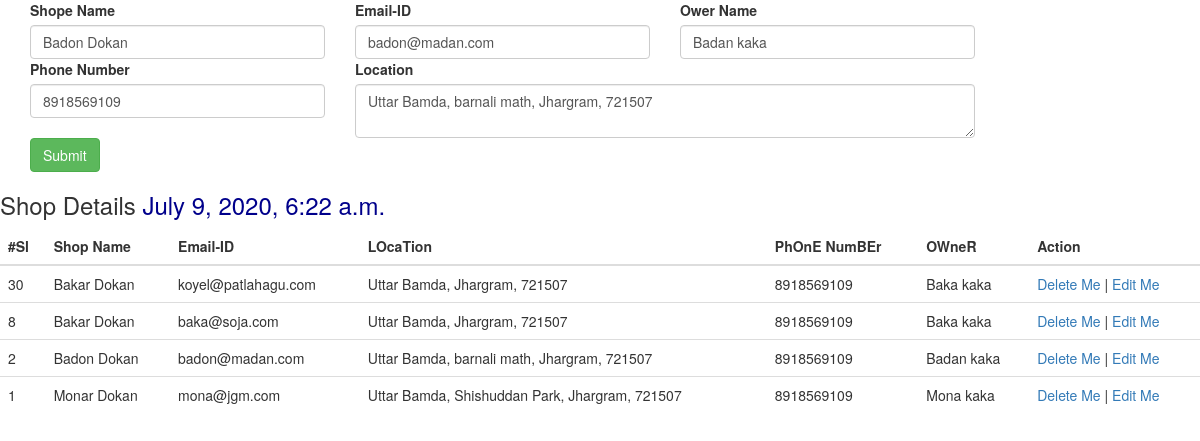
Page /myapp1/hello/2/edit on the committed database.
### myapp1/models.py (models this page shows)
class MyShop(models.Model):
    shop_name = models.CharField(max_length=100)
    shop_email = models.EmailField(max_length=100)
    shop_location = models.TextField()
    shop_phono = models.IntegerField(null=False, blank=False)
    shop_ownner = models.CharField(max_length=100, null=False, blank=False)
    created_at = models.DateTimeField(auto_now=True)
    updated_at = models.DateTimeField(auto_now_add=True)
    class Meta:
        db_table = "ShopDetail"

### myapp1/views.py (the view)
def hello_single(request, id):
    today_time = datetime.datetime.now()
    row = get_object_or_404(MyShop, id = id)
    obj = {"edit": 1, "editval": row, "shopdetails": MyShop.objects.all().order_by('-id'), "datetime": today_time}
    template = loader.get_template('hello.html')
    return HttpResponse(template.render(obj))

### myapp1/templates/hello.html (shortened to what this page needs)
{% extends "layout/layout.html" %}
    {% block content %}
        {% if edit == 1 %}
        <div class="container">
            <form method="post" action="{% url 'shop-update' editval.id %}">
                <div class="row">
                    <div class="col-md-10">
                        <div class="row">
                            <div class="col-md-4">
                                <label for="">Shope Name</label>
                                <input type="text" name="shopname" value="{% if edit == 1 %}{{editval.shop_name}}{% endif %}" id="shopname" class="form-control" placeholder="Shop Name">
                            </div>
                            <div class="col-md-4">
                                <label for="">Email-ID</label>
                                <input type="email" name="emailid" value="{% if edit == 1 %}{{editval.shop_email}}{% endif %}" id="emailid" class="form-control" placeholder="example@yopmail.com">
                            </div>
                            <div class="col-md-4">
                                <label for="">Ower Name</label>
                                <input type="text" name="owername" value="{% if edit == 1 %}{{editval.shop_ownner}}{% endif %}" id="owername" class="form-control" placeholder="Owner Name">
                            </div>
                        </div>
                    </div>
                </div>
                <div class="row">
                    <div class="col-md-10">
                        <div class="row">
                            <div class="col-md-4">
                                <label for="">Phone Number</label>
                                <input type="number" name="phoneno" value="{% if edit == 1 %}{{editval.shop_phono}}{% endif %}" id="phoneno" class="form-control" placeholder="Enter Phone NUmber">
                            </div>
                            <div class="col-md-8">
                                <label for="">Location</label>
                                <textarea name="location" id="location"value="{% if edit == 1 %}{{editval.shop_location}}{% endif %}"class="form-control" placeholder="Enter Your Full LOcation">{% if edit == 1 %}{{editval.shop_location}}{% endif %}</textarea>
                            </div>
                        </div>
                    </div>
                </div>
                <div class="row">
                    <div class="col-md-12 text-left">
                        <button type="submit" class="btn btn-success">Submit</button>
                    </div>
                </div>
            </form>
        </div>
        {% endif %}
        <h3>Shop Details  <span style="color:darkblue">{{datetime}}</span></h3>
        <table style="border: darkred;" class="table table-hover table-border">
            <thead>
                <tr>
                    <th>#Sl</th>
                    <th>Shop Name</th>
                    <th>Email-ID</th>
                    <th>LOcaTion</th>
                    <th>PhOnE NumBEr</th>
                    <th>OWneR</th>
                    <th>Action</th>
                </tr>
            </thead>
            <tbody>
                {% for sd in shopdetails %}
                <tr>
                    <td>{{sd.id}}</td>
                    <td>{{sd.shop_name}}</td>
                    <td>{{sd.shop_email}}</td>
                    <td>{{sd.shop_location}}</td>
                    <td>{{sd.shop_phono}}</td>
                    <td>{{sd.shop_ownner}}</td>
                    <td>
                        <a href="{% url 'shop-delete' id=sd.id %}">Delete Me</a> |
                        <a href="{% url 'single-shop' id=sd.id %}">Edit Me</a>
                    </td>
                </tr>
                {% endfor %}
            </tbody>
        </table>
    {% endblock %}

### rows in the picture
MyShop: shopname "Badon Dokan", emailid "badon@madan.com", owername "Badan kaka", phoneno "8918569109", location "Uttar Bamda, barnali math, Jhargram, 721507", id "2", shop_name "Badon Dokan", shop_email "badon@madan.com", shop_location "Uttar Bamda, barnali math, Jhargram, 721507", shop_phono "8918569109", shop_ownner "Badan kaka"
MyShop: id "30", shop_name "Bakar Dokan", shop_email "koyel@patlahagu.com", shop_location "Uttar Bamda, Jhargram, 721507", shop_phono "8918569109", shop_ownner "Baka kaka"
MyShop: id "8", shop_name "Bakar Dokan", shop_email "baka@soja.com", shop_location "Uttar Bamda, Jhargram, 721507", shop_phono "8918569109", shop_ownner "Baka kaka"
MyShop: id "1", shop_name "Monar Dokan", shop_email "mona@jgm.com", shop_location "Uttar Bamda, Shishuddan Park, Jhargram, 721507", shop_phono "8918569109", shop_ownner "Mona kaka"
